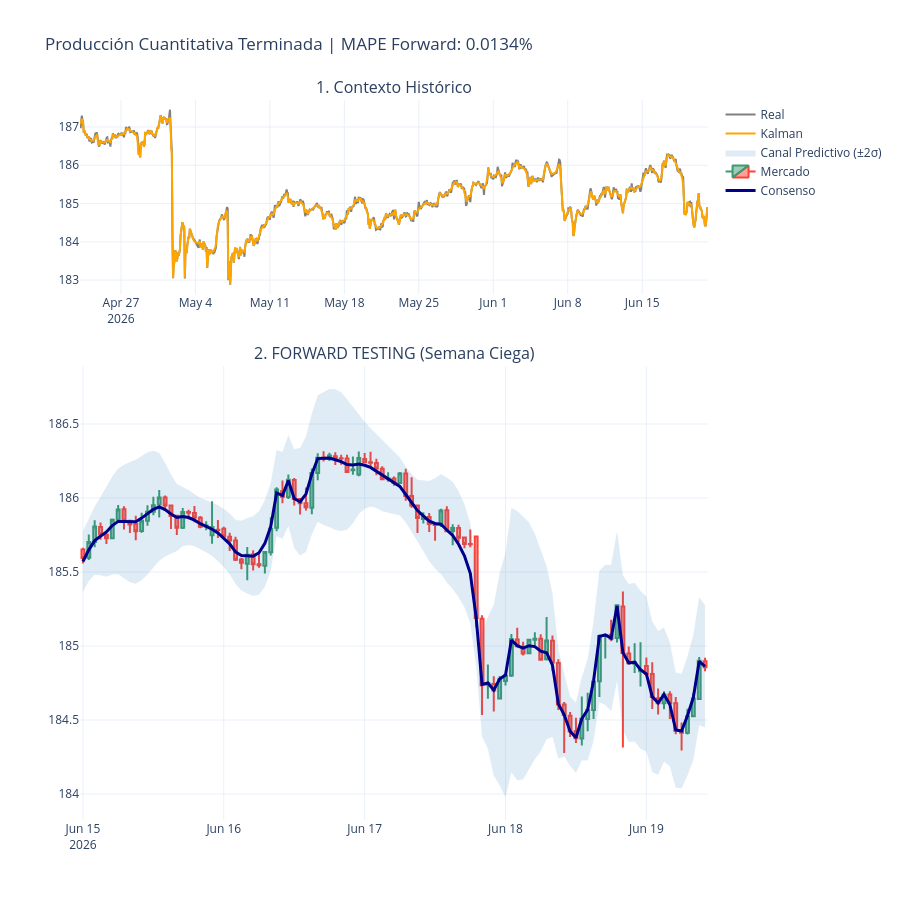

The notebook cell saved with this chart:
### Code cell
# =====================================================================
# 3. PIPELINE DE PRODUCCIÓN Y FORWARD TESTING
# =====================================================================
print("-> Entrenando Modelo Final de Producción (100% Data Histórica)...")

p_real_c = df_master['close'].values.astype(np.float64)
senal_kalman_c = df_master['Kalman_ZeroLag'].values
std_c = df_master['StdDev'].values
residual_c = df_master['Residual_Micro'].values
fechas_c = df_master['time'].values

scaler_X_c = StandardScaler()
X_norm_c = scaler_X_c.fit_transform(np.column_stack((senal_kalman_c, std_c)))

scaler_y_res_c = StandardScaler()
y_res_norm_c = scaler_y_res_c.fit_transform(residual_c.reshape(-1, 1))

scaler_y_std_c = MinMaxScaler()
y_std_norm_c = scaler_y_std_c.fit_transform(std_c.reshape(-1, 1))

X_all, y_res_all, y_std_all, fechas_all, k_base_all = [], [], [], [], []
for i in range(len(X_norm_c) - T):
    X_all.append(X_norm_c[i:i+T])
    y_res_all.append(y_res_norm_c[i+T, 0])
    y_std_all.append(y_std_norm_c[i+T, 0])
    fechas_all.append(fechas_c[i+T])
    k_base_all.append(senal_kalman_c[i+T])

X_all = np.array(X_all)
y_res_all, y_std_all = np.array(y_res_all), np.array(y_std_all)
fechas_all = pd.to_datetime(fechas_all)
k_base_all = np.array(k_base_all)

# Ajustamos el índice de la frontera forward por el desfase de T tensores
idx_fwd_arr = np.searchsorted(fechas_all, fecha_inicio_forward)

entrada_f = Input(shape=(T, 2))
x_f = LSTM(64, return_sequences=True, activation='tanh')(entrada_f)
x_f = Dropout(0.2)(x_f)
x_f = LSTM(32, activation='tanh')(x_f)
x_f = Dropout(0.2)(x_f)
x_f = Dense(32, activation='tanh')(x_f)
res_f = Dense(1, name='Res')(x_f)
std_f = Dense(1, activation='relu', name='Std')(x_f)

model_production = Model(inputs=entrada_f, outputs=[res_f, std_f])
model_production.compile(optimizer=Adam(0.001), loss={'Res': 'mse', 'Std': 'mse'}, loss_weights={'Res': 1.0, 'Std': 0.3})
early_stop_f = EarlyStopping(monitor='val_loss', patience=12, restore_best_weights=True)

model_production.fit(X_all[:idx_fwd_arr], {'Res': y_res_all[:idx_fwd_arr], 'Std': y_std_all[:idx_fwd_arr]},
                     validation_split=0.15, epochs=60, batch_size=32, callbacks=[early_stop_f], verbose=0)

# Predicción en Semana Ciega (Forward Test)
p_res_f, p_std_f = model_production.predict(X_all[idx_fwd_arr:], verbose=0)
prediccion_central = k_base_all[idx_fwd_arr:] + scaler_y_res_c.inverse_transform(p_res_f).flatten()
pred_std = scaler_y_std_c.inverse_transform(p_std_f).flatten()

banda_superior = prediccion_central + (2 * pred_std)
banda_inferior = prediccion_central - (2 * pred_std)
fechas_forward = fechas_all[idx_fwd_arr:]
df_velas_forward = df_master[df_master['time'].isin(fechas_forward)].copy()

fig, (ax1, ax2) = plt.subplots(2, 1, figsize=(14, 10), gridspec_kw={'height_ratios': [0.3, 0.7], 'hspace': 0.15})

vista_k = -1000
ax1.plot(fechas_c[vista_k:], p_real_c[vista_k:], color='gray', label='Real')
ax1.plot(fechas_c[vista_k:], senal_kalman_c[vista_k:], color='orange', label='Kalman')
ax1.set_title('1. Contexto Histórico', fontweight='bold')
ax1.grid(True, alpha=0.3)
ax1.legend(loc='upper left')

# PANEL 2
ax2.fill_between(fechas_forward, banda_inferior, banda_superior, color='#2980B9', alpha=0.15, label='Canal Predictivo (±2σ)')
ax2.vlines(df_velas_forward['time'], df_velas_forward['low'], df_velas_forward['high'], color='black', linewidth=1)
colors = ['green' if c >= o else 'red' for c, o in zip(df_velas_forward['close'], df_velas_forward['open'])]
ax2.vlines(df_velas_forward['time'], df_velas_forward['open'], df_velas_forward['close'], color=colors, linewidth=4, label='Mercado')

ax2.plot(fechas_forward, prediccion_central, color='darkblue', linewidth=3, label='Consenso')
mape = np.mean(np.abs((df_velas_forward['close'].values - prediccion_central) / df_velas_forward['close'].values)) * 100
ax2.set_title(f'2. FORWARD TESTING (Semana Ciega) | MAPE: {mape:.4f}%', fontweight='bold')
ax2.grid(True, alpha=0.3)
handles, labels = ax2.get_legend_handles_labels()
by_label = dict(zip(labels, handles))
ax2.legend(by_label.values(), by_label.keys(), loc='upper left')

plt.tight_layout()
plt.savefig('grafica_04_canal_predictivo.png', dpi=300, bbox_inches='tight')
plt.show()

model_production.save(f"modelo_dual_{symb}.keras")
joblib.dump(scaler_X_c, f"scaler_X_dual_{symb}.pkl")
joblib.dump(scaler_y_res_c, f"scaler_y_res_dual_{symb}.pkl")
joblib.dump(scaler_y_std_c, f"scaler_y_std_dual_{symb}.pkl")
print("[!] CEREBRO Y ESCALADORES GUARDADOS [!]")

### Figure 1 — Plotly figure (JSON) as saved in the notebook; plotly's stock layout.template omitted (floating-point values rounded to 4 significant figures; data arrays with more than 128 entries replaced by an {"elided": "..."} marker saying what was removed)
{"data": [{"line": {"color": "gray"}, "mode": "lines", "name": "Real", "type": "scatter", "x": {"elided": "1000 str values"}, "xaxis": "x", "y": {"elided": "1000 float values"}, "yaxis": "y"}, {"line": {"color": "orange"}, "mode": "lines", "name": "Kalman", "type": "scatter", "x": {"elided": "1000 str values"}, "xaxis": "x", "y": {"elided": "1000 float values"}, "yaxis": "y"}, {"fill": "toself", "fillcolor": "rgba(41,128,185,0.15)", "line": {"color": "rgba(255,255,255,0)"}, "name": "Canal Predictivo (±2σ)", "type": "scatter", "x": {"elided": "214 str values"}, "xaxis": "x2", "y": {"elided": "214 float values"}, "yaxis": "y2"}, {"close": [185.6, 185.7, 185.8, 185.8, 185.7, 185.9, 185.9, 185.8, 185.8, 185.8, 185.8, 185.9, 186.0, 186.0, 185.9, 185.9, 185.8, 185.9, 185.9, 185.9, 185.8, 185.8, 185.8, 185.8, 185.7, 185.7, 185.6, 185.6, 185.6, 185.6, 185.5, 185.6, 185.8, 186.1, 186.0, 186.1, 186.0, 186.0, 185.9, 186.2, 186.3, 186.3, 186.3, 186.3, 186.3, 186.2, 186.2, 186.3, 186.2, 186.2, 186.2, 186.1, 186.1, 186.1, 186.2, 186.0, 185.9, 185.9, 185.9, 185.8, 185.8, 185.9, 185.8, 185.8, 185.7, 185.7, 185.7, 185.2, 184.7, 184.8, 184.7, 184.8, 184.8, 185.0, 185.0, 184.9, 185.0, 185.0, 184.9, 185.0, 184.9, 184.6, 184.5, 184.4, 184.4, 184.5, 184.6, 184.8, 185.1, 185.1, 185.1, 185.3, 185.0, 184.9, 184.9, 184.8, 184.8, 184.7, 184.6, 184.7, 184.6, 184.4, 184.4, 184.5, 184.6, 184.9, 184.9], "high": [185.7, 185.8, 185.9, 185.8, 185.8, 185.9, 186.0, 185.9, 185.9, 185.9, 185.9, 186.0, 186.0, 186.1, 186.0, 185.9, 185.9, 185.9, 185.9, 185.9, 185.9, 185.8, 186.0, 185.9, 185.8, 185.8, 185.7, 185.6, 185.7, 185.6, 185.6, 185.6, 185.9, 186.1, 186.1, 186.2, 186.1, 186.0, 186.1, 186.2, 186.3, 186.3, 186.3, 186.3, 186.3, 186.3, 186.3, 186.3, 186.3, 186.3, 186.3, 186.2, 186.2, 186.1, 186.2, 186.2, 186.1, 185.9, 185.9, 185.9, 185.8, 185.9, 185.9, 185.8, 185.8, 185.7, 185.8, 185.7, 185.2, 184.9, 184.8, 184.8, 184.8, 185.1, 185.1, 185.0, 185.0, 185.1, 185.1, 185.2, 185.1, 184.9, 184.6, 184.6, 184.5, 184.7, 184.7, 184.8, 185.1, 185.1, 185.2, 185.3, 185.4, 185.0, 185.0, 185.0, 184.9, 184.9, 184.7, 184.7, 184.7, 184.7, 184.5, 184.6, 184.7, 184.9, 184.9], "low": [185.6, 185.6, 185.7, 185.7, 185.7, 185.7, 185.8, 185.8, 185.8, 185.7, 185.8, 185.8, 185.9, 185.9, 185.9, 185.8, 185.8, 185.8, 185.9, 185.8, 185.8, 185.8, 185.7, 185.7, 185.7, 185.6, 185.6, 185.5, 185.4, 185.5, 185.5, 185.5, 185.6, 185.8, 186.0, 186.0, 185.9, 185.9, 185.9, 185.9, 186.1, 186.2, 186.3, 186.2, 186.2, 186.2, 186.2, 186.1, 186.2, 186.2, 186.2, 186.1, 186.1, 186.1, 186.1, 186.0, 185.9, 185.8, 185.8, 185.8, 185.7, 185.8, 185.8, 185.7, 185.7, 185.7, 185.7, 185.1, 184.5, 184.6, 184.6, 184.6, 184.7, 184.8, 185.0, 184.9, 184.9, 185.0, 184.9, 184.9, 184.8, 184.6, 184.3, 184.4, 184.3, 184.3, 184.4, 184.5, 184.7, 184.9, 185.0, 185.0, 184.3, 184.9, 184.8, 184.7, 184.8, 184.6, 184.5, 184.6, 184.5, 184.4, 184.3, 184.4, 184.5, 184.6, 184.8], "name": "Mercado", "open": [185.7, 185.6, 185.7, 185.8, 185.8, 185.7, 185.9, 185.9, 185.8, 185.8, 185.8, 185.8, 185.9, 186.0, 186.0, 185.9, 185.9, 185.8, 185.9, 185.9, 185.9, 185.8, 185.7, 185.8, 185.8, 185.7, 185.7, 185.6, 185.6, 185.6, 185.6, 185.5, 185.6, 185.8, 186.0, 186.0, 186.1, 186.0, 186.0, 185.9, 186.2, 186.3, 186.3, 186.3, 186.3, 186.3, 186.2, 186.2, 186.3, 186.2, 186.2, 186.2, 186.1, 186.1, 186.1, 186.2, 186.0, 185.9, 185.9, 185.9, 185.8, 185.8, 185.9, 185.8, 185.8, 185.7, 185.7, 185.7, 185.2, 184.7, 184.7, 184.6, 184.8, 184.8, 185.0, 185.0, 185.0, 185.0, 185.0, 184.9, 185.0, 184.9, 184.6, 184.5, 184.4, 184.4, 184.5, 184.6, 184.8, 185.1, 185.1, 185.1, 185.3, 184.9, 184.9, 184.8, 184.9, 184.8, 184.6, 184.6, 184.7, 184.6, 184.4, 184.4, 184.5, 184.6, 184.9], "type": "candlestick", "x": ["2026-06-15T00:00:00", "2026-06-15T01:00:00", "2026-06-15T02:00:00", "2026-06-15T03:00:00", "2026-06-15T04:00:00", "2026-06-15T05:00:00", "2026-06-15T06:00:00", "2026-06-15T07:00:00", "2026-06-15T08:00:00", "2026-06-15T09:00:00", "2026-06-15T10:00:00", "2026-06-15T11:00:00", "2026-06-15T12:00:00", "2026-06-15T13:00:00", "2026-06-15T14:00:00", "2026-06-15T15:00:00", "2026-06-15T16:00:00", "2026-06-15T17:00:00", "2026-06-15T18:00:00", "2026-06-15T19:00:00", "2026-06-15T20:00:00", "2026-06-15T21:00:00", "2026-06-15T22:00:00", "2026-06-15T23:00:00", "2026-06-16T00:00:00", "2026-06-16T01:00:00", "2026-06-16T02:00:00", "2026-06-16T03:00:00", "2026-06-16T04:00:00", "2026-06-16T05:00:00", "2026-06-16T06:00:00", "2026-06-16T07:00:00", "2026-06-16T08:00:00", "2026-06-16T09:00:00", "2026-06-16T10:00:00", "2026-06-16T11:00:00", "2026-06-16T12:00:00", "2026-06-16T13:00:00", "2026-06-16T14:00:00", "2026-06-16T15:00:00", "2026-06-16T16:00:00", "2026-06-16T17:00:00", "2026-06-16T18:00:00", "2026-06-16T19:00:00", "2026-06-16T20:00:00", "2026-06-16T21:00:00", "2026-06-16T22:00:00", "2026-06-16T23:00:00", "2026-06-17T00:00:00", "2026-06-17T01:00:00", "2026-06-17T02:00:00", "2026-06-17T03:00:00", "2026-06-17T04:00:00", "2026-06-17T05:00:00", "2026-06-17T06:00:00", "2026-06-17T07:00:00", "2026-06-17T08:00:00", "2026-06-17T09:00:00", "2026-06-17T10:00:00", "2026-06-17T11:00:00", "2026-06-17T12:00:00", "2026-06-17T13:00:00", "2026-06-17T14:00:00", "2026-06-17T15:00:00", "2026-06-17T16:00:00", "2026-06-17T17:00:00", "2026-06-17T18:00:00", "2026-06-17T19:00:00", "2026-06-17T20:00:00", "2026-06-17T21:00:00", "2026-06-17T22:00:00", "2026-06-17T23:00:00", "2026-06-18T00:00:00", "2026-06-18T01:00:00", "2026-06-18T02:00:00", "2026-06-18T03:00:00", "2026-06-18T04:00:00", "2026-06-18T05:00:00", "2026-06-18T06:00:00", "2026-06-18T07:00:00", "2026-06-18T08:00:00", "2026-06-18T09:00:00", "2026-06-18T10:00:00", "2026-06-18T11:00:00", "2026-06-18T12:00:00", "2026-06-18T13:00:00", "2026-06-18T14:00:00", "2026-06-18T15:00:00", "2026-06-18T16:00:00", "2026-06-18T17:00:00", "2026-06-18T18:00:00", "2026-06-18T19:00:00", "2026-06-18T20:00:00", "2026-06-18T21:00:00", "2026-06-18T22:00:00", "2026-06-18T23:00:00", "2026-06-19T00:00:00", "2026-06-19T01:00:00", "2026-06-19T02:00:00", "2026-06-19T03:00:00", "2026-06-19T04:00:00", "2026-06-19T05:00:00", "2026-06-19T06:00:00", "2026-06-19T07:00:00", "2026-06-19T08:00:00", "2026-06-19T09:00:00", "2026-06-19T10:00:00"], "xaxis": "x2", "yaxis": "y2"}, {"line": {"color": "darkblue", "width": 3}, "mode": "lines", "name": "Consenso", "type": "scatter", "x": ["2026-06-15T00:00:00", "2026-06-15T01:00:00", "2026-06-15T02:00:00", "2026-06-15T03:00:00", "2026-06-15T04:00:00", "2026-06-15T05:00:00", "2026-06-15T06:00:00", "2026-06-15T07:00:00", "2026-06-15T08:00:00", "2026-06-15T09:00:00", "2026-06-15T10:00:00", "2026-06-15T11:00:00", "2026-06-15T12:00:00", "2026-06-15T13:00:00", "2026-06-15T14:00:00", "2026-06-15T15:00:00", "2026-06-15T16:00:00", "2026-06-15T17:00:00", "2026-06-15T18:00:00", "2026-06-15T19:00:00", "2026-06-15T20:00:00", "2026-06-15T21:00:00", "2026-06-15T22:00:00", "2026-06-15T23:00:00", "2026-06-16T00:00:00", "2026-06-16T01:00:00", "2026-06-16T02:00:00", "2026-06-16T03:00:00", "2026-06-16T04:00:00", "2026-06-16T05:00:00", "2026-06-16T06:00:00", "2026-06-16T07:00:00", "2026-06-16T08:00:00", "2026-06-16T09:00:00", "2026-06-16T10:00:00", "2026-06-16T11:00:00", "2026-06-16T12:00:00", "2026-06-16T13:00:00", "2026-06-16T14:00:00", "2026-06-16T15:00:00", "2026-06-16T16:00:00", "2026-06-16T17:00:00", "2026-06-16T18:00:00", "2026-06-16T19:00:00", "2026-06-16T20:00:00", "2026-06-16T21:00:00", "2026-06-16T22:00:00", "2026-06-16T23:00:00", "2026-06-17T00:00:00", "2026-06-17T01:00:00", "2026-06-17T02:00:00", "2026-06-17T03:00:00", "2026-06-17T04:00:00", "2026-06-17T05:00:00", "2026-06-17T06:00:00", "2026-06-17T07:00:00", "2026-06-17T08:00:00", "2026-06-17T09:00:00", "2026-06-17T10:00:00", "2026-06-17T11:00:00", "2026-06-17T12:00:00", "2026-06-17T13:00:00", "2026-06-17T14:00:00", "2026-06-17T15:00:00", "2026-06-17T16:00:00", "2026-06-17T17:00:00", "2026-06-17T18:00:00", "2026-06-17T19:00:00", "2026-06-17T20:00:00", "2026-06-17T21:00:00", "2026-06-17T22:00:00", "2026-06-17T23:00:00", "2026-06-18T00:00:00", "2026-06-18T01:00:00", "2026-06-18T02:00:00", "2026-06-18T03:00:00", "2026-06-18T04:00:00", "2026-06-18T05:00:00", "2026-06-18T06:00:00", "2026-06-18T07:00:00", "2026-06-18T08:00:00", "2026-06-18T09:00:00", "2026-06-18T10:00:00", "2026-06-18T11:00:00", "2026-06-18T12:00:00", "2026-06-18T13:00:00", "2026-06-18T14:00:00", "2026-06-18T15:00:00", "2026-06-18T16:00:00", "2026-06-18T17:00:00", "2026-06-18T18:00:00", "2026-06-18T19:00:00", "2026-06-18T20:00:00", "2026-06-18T21:00:00", "2026-06-18T22:00:00", "2026-06-18T23:00:00", "2026-06-19T00:00:00", "2026-06-19T01:00:00", "2026-06-19T02:00:00", "2026-06-19T03:00:00", "2026-06-19T04:00:00", "2026-06-19T05:00:00", "2026-06-19T06:00:00", "2026-06-19T07:00:00", "2026-06-19T08:00:00", "2026-06-19T09:00:00", "2026-06-19T10:00:00"], "xaxis": "x2", "y": [185.6, 185.7, 185.7, 185.7, 185.8, 185.8, 185.8, 185.8, 185.8, 185.8, 185.9, 185.9, 185.9, 185.9, 185.9, 185.9, 185.9, 185.9, 185.9, 185.9, 185.8, 185.8, 185.8, 185.8, 185.7, 185.7, 185.6, 185.6, 185.6, 185.6, 185.6, 185.7, 185.8, 186.0, 186.0, 186.1, 186.0, 186.0, 186.0, 186.2, 186.3, 186.3, 186.3, 186.3, 186.2, 186.2, 186.2, 186.2, 186.2, 186.2, 186.2, 186.2, 186.1, 186.1, 186.1, 186.0, 186.0, 185.9, 185.9, 185.8, 185.8, 185.8, 185.8, 185.7, 185.7, 185.6, 185.5, 185.2, 184.7, 184.8, 184.7, 184.8, 184.8, 185.0, 185.0, 185.0, 185.0, 185.0, 185.0, 185.0, 184.9, 184.6, 184.5, 184.4, 184.4, 184.5, 184.6, 184.8, 185.1, 185.1, 185.1, 185.3, 185.0, 184.9, 184.9, 184.8, 184.8, 184.7, 184.6, 184.7, 184.6, 184.4, 184.4, 184.5, 184.7, 184.9, 184.9], "yaxis": "y2"}], "layout": {"annotations": [{"font": {"size": 16}, "showarrow": false, "text": "1. Contexto Histórico", "x": 0.5, "xanchor": "center", "xref": "paper", "y": 1, "yanchor": "bottom", "yref": "paper"}, {"font": {"size": 16}, "showarrow": false, "text": "2. FORWARD TESTING (Semana Ciega)", "x": 0.5, "xanchor": "center", "xref": "paper", "y": 0.63, "yanchor": "bottom", "yref": "paper"}], "height": 900, "title": {"text": "Producción Cuantitativa Terminada | MAPE Forward: 0.0134%"}, "xaxis": {"anchor": "y", "domain": [0, 1], "rangebreaks": [{"bounds": ["sat", "mon"]}]}, "xaxis2": {"anchor": "y2", "domain": [0, 1], "rangebreaks": [{"bounds": ["sat", "mon"]}], "rangeslider": {"visible": false}}, "yaxis": {"anchor": "x", "domain": [0.73, 1]}, "yaxis2": {"anchor": "x2", "domain": [0, 0.63]}}}
